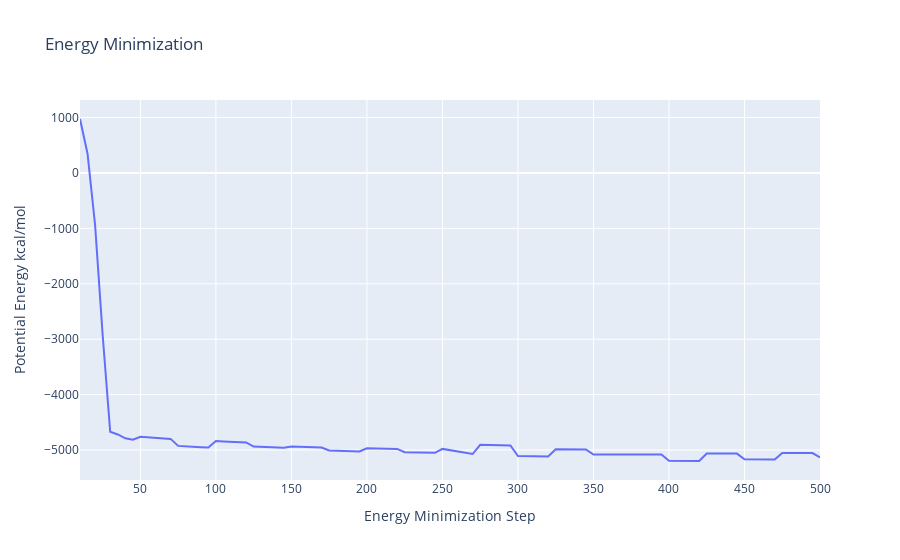

Notebook code cell kept with this figure:
### Code cell
from biobb_amber.process.process_minout import process_minout

process_minout(input_log_path  = f'{TMP_DIR}/sander.minH.log',
               output_dat_path = f'{TMP_DIR}/sander.minH.dat',
               properties      = {'terms': ['ENERGY']})

with open(f'{TMP_DIR}/sander.minH.dat', 'r') as energy_file:
    x,y = map(
        list,
        zip(*[
            (float(line.split()[0]),float(line.split()[1]))
            for line in energy_file 
            if not line.startswith(("#","@")) 
            if float(line.split()[1]) < 1000 
        ])
    )

plotly.offline.init_notebook_mode(connected=True)

fig = {
    "data": [go.Scatter(x=x, y=y)],
    "layout": go.Layout(title="Energy Minimization",
                        xaxis=dict(title = "Energy Minimization Step"),
                        yaxis=dict(title = "Potential Energy kcal/mol")
                       )
}

plotly.offline.iplot(fig)

### Figure 1 — Plotly figure (JSON) as saved in the notebook; plotly's stock layout.template omitted (floating-point values rounded to 4 significant figures)
{"data": [{"type": "scatter", "x": [10, 15, 20, 25, 30, 35, 40, 45, 50, 55, 60, 65, 70, 75, 80, 85, 90, 95, 100, 105, 110, 115, 120, 125, 130, 135, 140, 145, 150, 155, 160, 165, 170, 175, 180, 185, 190, 195, 200, 205, 210, 215, 220, 225, 230, 235, 240, 245, 250, 255, 260, 265, 270, 275, 280, 285, 290, 295, 300, 305, 310, 315, 320, 325, 330, 335, 340, 345, 350, 355, 360, 365, 370, 375, 380, 385, 390, 395, 400, 405, 410, 415, 420, 425, 430, 435, 440, 445, 450, 455, 460, 465, 470, 475, 480, 485, 490, 495, 500], "y": [973.2, 347.4, -942.0, -2924.0, -4670.0, -4719, -4788.0, -4815.0, -4762, -4772.0, -4781.0, -4790.0, -4799.0, -4925.0, -4928.0, -4936.0, -4948.0, -4954.0, -4838.0, -4844.0, -4851.0, -4857.0, -4862.0, -4937.0, -4942.0, -4947.0, -4953.0, -4958.0, -4937.0, -4942.0, -4949.0, -4951, -4956.0, -5006.0, -5014.0, -5017.0, -5022.0, -5026.0, -4967.0, -4970.0, -4974.0, -4977.0, -4980, -5038.0, -5041.0, -5044.0, -5047.0, -5050.0, -4979.0, -5004.0, -5035, -5061.0, -5072.0, -4906.0, -4907.0, -4909.0, -4914.0, -4918.0, -5108.0, -5109.0, -5112.0, -5115.0, -5117.0, -4984.0, -4985, -4986, -4988, -4990.0, -5080.0, -5081.0, -5083.0, -5085.0, -5086.0, -5077.0, -5077.0, -5078.0, -5080.0, -5081.0, -5193.0, -5194, -5195.0, -5197.0, -5198.0, -5061.0, -5061.0, -5062.0, -5064.0, -5064.0, -5166.0, -5167.0, -5168.0, -5169.0, -5169.0, -5052.0, -5052.0, -5053.0, -5054.0, -5055.0, -5133.0]}], "layout": {"title": {"text": "Energy Minimization"}, "xaxis": {"title": {"text": "Energy Minimization Step"}}, "yaxis": {"title": {"text": "Potential Energy kcal/mol"}}}}
